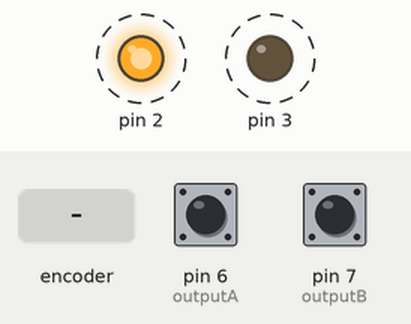
Recording of a sketch running on a simulated Arduino Uno, built with avr-gcc and run on an emulated ATmega328P. On the bench: output pins drawn as LEDs (lit = HIGH). Dashed ring = blinking. The test bench sets the inputs (shaded band); at power-on: pin 6 (outputA) HIGH, pin 7 (outputB) HIGH. Pins used as bus, display or sensor lines are not drawn; what the sketch prints to the serial monitor is not drawn.

Above: at 1.25 s.
1.3 s: rotary encoder on pin 6 (outputA) / pin 7 (outputB) turned 3 steps (first pin leading)
Timing chart, 0 to 10.3 s (numbered marks = the images above; inputs shaded):
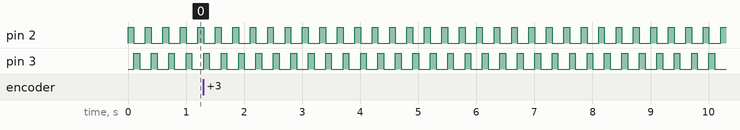

Measured:
- by itself, pin 2, pin 3: alternates HIGH for 0.10 s and LOW for 0.20 s

The sketch:

sketch_apr13a.ino
```cpp
#define outputA 6
#define outputB 7
int counter = 0;
int aState;
int aLastState;

void setup() {
   pinMode (outputA,INPUT);
   pinMode (outputB,INPUT);

   Serial.begin (9600);
   // Reads the initial state of the outputA
   aLastState = digitalRead(outputA);
 }

void loop() {
   aState = digitalRead(outputA); // Reads the "current" state of the outputA
   // If the previous and the current state of the outputA are different, that means a Pulse has occured
   if (aState != aLastState){
     // If the outputB state is different to the outputA state, that means the encoder is rotating clockwise
     if (digitalRead(outputB) != aState) {
       counter ++;
     } else {
       counter --;
     }
     Serial.print("Position: ");
     Serial.println(counter);

   }
   aLastState = aState; // Updates the previous state of the outputA with the current state
   setColor(255, 0, 0);
   delay(counter + 100);
   setColor(0, 255, 0);
   delay(counter + 100);
   setColor(0, 0, 255);
   delay(counter + 100);

}

void setColor(int redValue, int greenValue, int blueValue) {
  analogWrite(2, redValue);
  analogWrite(3, greenValue);
  analogWrite(1, blueValue);
}
```
